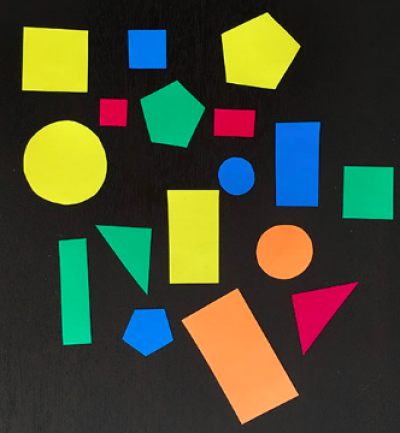
#> input picture OptionalAssn/OptionalHW1/shapes_and_colors.png, 400 x 433 px
$ python detect_shapes.py --image shapes_and_colors.png
#> lines starting #> are read from the running program, lines starting #| are printed output that depends on the picture; after the words box and inside, x2 and y2 are one past the last pixel; in counts of white or black regions, pixels touching at a corner belong together
### OptionalAssn/OptionalHW1/pyimagesearch/shapedetector.py
# import the necessary packages
import cv2

class ShapeDetector:
	def __init__(self):
		pass

	def detect(self, c):
		# initialize the shape name and approximate the contour
		shape = "unidentified"
		peri = cv2.arcLength(c, True)
		approx = cv2.approxPolyDP(c, 0.04 * peri, True)
		# if the shape is a triangle, it will have 3 vertices
		if len(approx) == 3:
			shape = "triangle"
		# if the shape has 4 vertices, it is either a square or
		# a rectangle
		elif len(approx) == 4:
			# compute the bounding box of the contour and use the
			# bounding box to compute the aspect ratio
			(x, y, w, h) = cv2.boundingRect(approx)
			ar = w / float(h)
			# a square will have an aspect ratio that is approximately
			# equal to one, otherwise, the shape is a rectangle
			shape = "square" if ar >= 0.95 and ar <= 1.05 else "rectangle"
		# if the shape is a pentagon, it will have 5 vertices
		elif len(approx) == 5:
			shape = "pentagon"
		# otherwise, we assume the shape is a circle
		else:
			shape = "circle"
		# return the name of the shape
		return shape

### OptionalAssn/OptionalHW1/detect_shapes.py
# import the necessary packages
from pyimagesearch.shapedetector import ShapeDetector
import argparse
import imutils
import cv2

# construct the argument parse and parse the arguments
ap = argparse.ArgumentParser()
ap.add_argument("-i", "--image", required=True,
	help="path to the input image")
args = vars(ap.parse_args())
# load the image and resize it to a smaller factor so that
# the shapes can be approximated better
image = cv2.imread(args["image"])
#> image is the input picture: shape (433, 400, 3); mean B, G, R 50.4, 72.9, 68.2
resized = imutils.resize(image, width=300)
ratio = image.shape[0] / float(resized.shape[0])
#> ratio = 1.34
# convert the resized image to grayscale, blur it slightly,
# and threshold it
gray = cv2.cvtColor(resized, cv2.COLOR_BGR2GRAY)
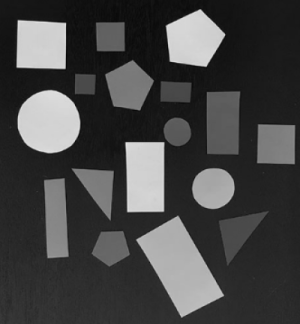
#> gray: shape (324, 300); min 7, max 227, mean 68.9
blurred = cv2.GaussianBlur(gray, (5, 5), 0)
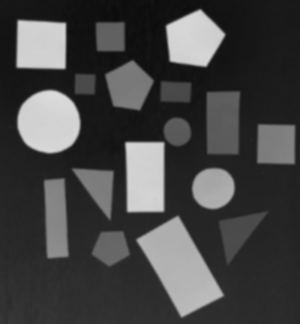
#> blurred: shape (324, 300); min 12, max 220, mean 68.9
thresh = cv2.threshold(blurred, 60, 255, cv2.THRESH_BINARY)[1]
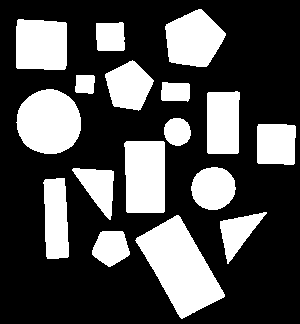
#> thresh: shape (324, 300); 30.7% white; 17 white regions
# find contours in the thresholded image and initialize the
# shape detector
cnts = cv2.findContours(thresh.copy(), cv2.RETR_EXTERNAL,
	cv2.CHAIN_APPROX_SIMPLE)
#> cnts = 17 contours; largest, box (x1, y1, x2, y2) and area: (135, 215, 225, 319) 4582, (16, 89, 81, 154) 3216, (124, 141, 165, 213) 2734, (165, 9, 226, 67) 2434, (16, 19, 67, 70) 2386
cnts = imutils.grab_contours(cnts)
sd = ShapeDetector()
# loop over the contours
for c in cnts:
	# compute the center of the contour, then detect the name of the
	# shape using only the contour
	M = cv2.moments(c)
	cX = int((M["m10"] / M["m00"]) * ratio)
	cY = int((M["m01"] / M["m00"]) * ratio)
	shape = sd.detect(c)
	# multiply the contour (x, y)-coordinates by the resize ratio,
	# then draw the contours and the name of the shape on the image
	c = c.astype("float")
	c *= ratio
	c = c.astype("int")
	cv2.drawContours(image, [c], -1, (0, 255, 0), 2)
	cv2.putText(image, shape, (cX, cY), cv2.FONT_HERSHEY_SIMPLEX,
		0.5, (255, 255, 255), 2)
	# show the output image
	cv2.imshow("Image", image)
	cv2.waitKey(0)
#> this loop made 17 passes
#> (cX, cY, shape, peri in detect, approx in detect, x in detect, y in detect, w in detect) on passes 2, 4, 7, 8, 10, 12, 13: (240, 356, 'rectangle', 303.2, [[176, 215], [135, 240], [182, 318], [224, 294]], 135, 215, 90), (74, 292, 'rectangle', 202.4, [[64, 178], [43, 182], [47, 258], [68, 256]], 43, 178, 26), (193, 235, 'rectangle', 217.9, [[126, 141], [126, 211], [163, 212], [164, 142]], 126, 141, 39), (368, 191, 'square', 151.9, [[258, 124], [257, 162], [293, 164], [295, 126]], 257, 124, 39), (297, 163, 'rectangle', 184.5, [[237, 91], [207, 93], [208, 153], [238, 152]], 207, 91, 32), (233, 122, 'rectangle', 89.9, [[162, 82], [162, 100], [188, 100], [188, 83]], 162, 82, 27), (113, 111, 'rectangle', 70.49, [[76, 75], [75, 91], [92, 93], [94, 76]], 75, 75, 20)
#> (cX, cY, shape, peri in detect) on passes 1, 6, 9, 11, 14, 17: (147, 330, 'pentagon', 120.6), (284, 251, 'circle', 143.3), (236, 175, 'circle', 89.01), (64, 162, 'circle', 213.2), (171, 114, 'pentagon', 160.3), (258, 52, 'pentagon', 194.2)
#> pass 1, `cv2.imshow("Image", image)`:
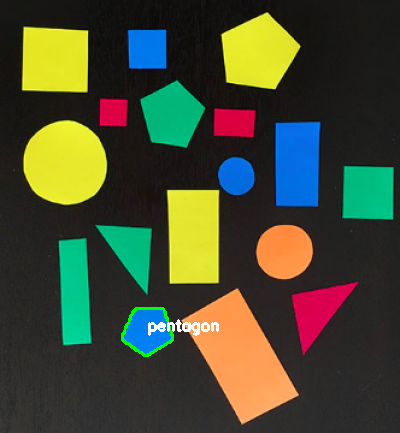
#> window 'Image': shape (433, 400, 3); mean B, G, R 50.4, 73.8, 68.6
#> pass 2, `cv2.imshow("Image", image)`:
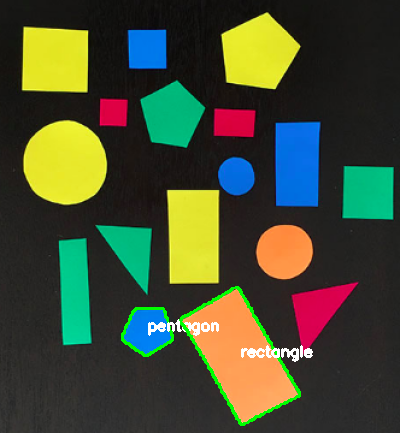
#> window 'Image': shape (433, 400, 3); mean B, G, R 50.7, 75.6, 68.2
#> after the loop:
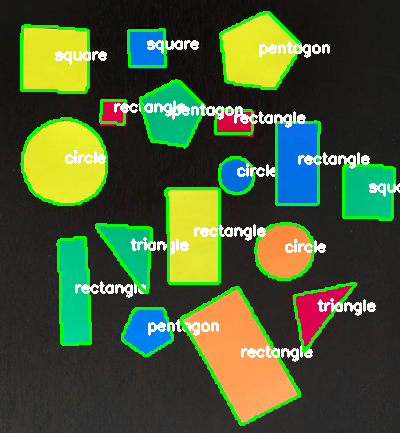
#> image: shape (433, 400, 3); 10.31% of pixels changed, all inside (x1, y1, x2, y2) = (20, 11, 400, 426)
